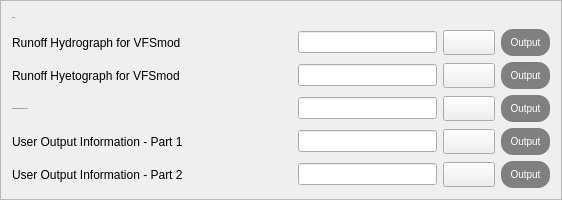
             <widget class="QFrame" name="frame_9">
              <property name="minimumSize">
               <size>
                <width>0</width>
                <height>200</height>
               </size>
              </property>
              <property name="frameShape">
               <enum>QFrame::StyledPanel</enum>
              </property>
              <property name="frameShadow">
               <enum>QFrame::Raised</enum>
              </property>
              <layout class="QGridLayout" name="gridLayout_13">
               <item row="0" column="0">
                <widget class="QLabel" name="label_34">
                 <property name="font">
                  <font>
                   <family>Georgia</family>
                   <pointsize>-1</pointsize>
                  </font>
                 </property>
                 <property name="text">
                  <string>Outputs</string>
                 </property>
                </widget>
               </item>
               <item row="1" column="0">
                <layout class="QHBoxLayout" name="horizontalLayout_15">
                 <item>
                  <widget class="QLabel" name="label_16">
                   <property name="minimumSize">
                    <size>
                     <width>280</width>
                     <height>24</height>
                    </size>
                   </property>
                   <property name="text">
                    <string>Runoff Hydrograph for VFSmod</string>
                   </property>
                  </widget>
                 </item>
                 <item>
                  <widget class="QLineEdit" name="line_hydrograph">
                   <property name="minimumSize">
                    <size>
                     <width>139</width>
                     <height>21</height>
                    </size>
                   </property>
                   <property name="alignment">
                    <set>Qt::AlignCenter</set>
                   </property>
                  </widget>
                 </item>
                 <item>
                  <widget class="QPushButton" name="browse_hydrograph">
                   <property name="minimumSize">
                    <size>
                     <width>52</width>
                     <height>25</height>
                    </size>
                   </property>
                   <property name="text">
                    <string/>
                   </property>
                   <property name="icon">
                    <iconset>
                     <normaloff>:/icons/images/search.svg</normaloff>:/icons/images/search.svg</iconset>
                   </property>
                  </widget>
                 </item>
                 <item>
                  <widget class="QPushButton" name="output_hydrograph">
                   <property name="minimumSize">
                    <size>
                     <width>49</width>
                     <height>25</height>
                    </size>
                   </property>
                   <property name="styleSheet">
                    <string notr="true">QPushButton {
                    background-color: #808080;
                    border: none;
                    color: white;
                    padding: 7px 7px;
                    text-align: center;
                    text-decoration: none;
                    font-size: 10px;
                    margin: 0px 0px;
                    cursor: pointer;
                    border-radius: 12px;
                }
                QPushButton:hover {
                    background-color: #45a049; /* Verde oscuro al pasar el ratón */
                }</string>
                   </property>
                   <property name="text">
                    <string>Output</string>
                   </property>
                  </widget>
                 </item>
                </layout>
               </item>
               <item row="2" column="0">
                <layout class="QHBoxLayout" name="horizontalLayout_16">
                 <item>
                  <widget class="QLabel" name="label_35">
                   <property name="minimumSize">
                    <size>
                     <width>280</width>
                     <height>24</height>
                    </size>
                   </property>
                   <property name="text">
                    <string>Runoff Hyetograph for VFSmod</string>
                   </property>
                  </widget>
                 </item>
                 <item>
                  <widget class="QLineEdit" name="line_hyetograph">
                   <property name="minimumSize">
                    <size>
                     <width>139</width>
                     <height>21</height>
                    </size>
                   </property>
                   <property name="alignment">
                    <set>Qt::AlignCenter</set>
                   </property>
                  </widget>
                 </item>
                 <item>
                  <widget class="QPushButton" name="browse_hyetograph">
                   <property name="minimumSize">
                    <size>
                     <width>52</width>
                     <height>25</height>
                    </size>
                   </property>
                   <property name="text">
                    <string/>
                   </property>
                   <property name="icon">
                    <iconset>
                     <normaloff>:/icons/images/search.svg</normaloff>:/icons/images/search.svg</iconset>
                   </property>
                  </widget>
                 </item>
                 <item>
                  <widget class="QPushButton" name="output_hyetograph">
                   <property name="minimumSize">
                    <size>
                     <width>49</width>
                     <height>25</height>
                    </size>
                   </property>
                   <property name="styleSheet">
                    <string notr="true">QPushButton {
                    background-color: #808080;
                    border: none;
                    color: white;
                    padding: 7px 7px;
                    text-align: center;
                    text-decoration: none;
                    font-size: 10px;
                    margin: 0px 0px;
                    cursor: pointer;
                    border-radius: 12px;
                }
                QPushButton:hover {
                    background-color: #45a049; /* Verde oscuro al pasar el ratón */
                }</string>
                   </property>
                   <property name="text">
                    <string>Output</string>
                   </property>
                  </widget>
                 </item>
                </layout>
               </item>
               <item row="3" column="0">
                <layout class="QHBoxLayout" name="horizontalLayout_30">
                 <item>
                  <widget class="QLabel" name="label_36">
                   <property name="minimumSize">
                    <size>
                     <width>280</width>
                     <height>24</height>
                    </size>
                   </property>
                   <property name="font">
                    <font>
                     <family>Georgia</family>
                     <pointsize>-1</pointsize>
                    </font>
                   </property>
                   <property name="text">
                    <string>Incoming Sedimentograph for VFSmod</string>
                   </property>
                  </widget>
                 </item>
                 <item>
                  <widget class="QLineEdit" name="line_sedimentograph">
                   <property name="minimumSize">
                    <size>
                     <width>139</width>
                     <height>21</height>
                    </size>
                   </property>
                   <property name="alignment">
                    <set>Qt::AlignCenter</set>
                   </property>
                  </widget>
                 </item>
                 <item>
                  <widget class="QPushButton" name="browse_sedimentograph">
                   <property name="minimumSize">
                    <size>
                     <width>52</width>
                     <height>25</height>
                    </size>
                   </property>
                   <property name="text">
                    <string/>
                   </property>
                   <property name="icon">
                    <iconset>
                     <normaloff>:/icons/images/search.svg</normaloff>:/icons/images/search.svg</iconset>
                   </property>
                  </widget>
                 </item>
                 <item>
                  <widget class="QPushButton" name="output_sedimentograph">
                   <property name="minimumSize">
                    <size>
                     <width>49</width>
                     <height>25</height>
                    </size>
                   </property>
                   <property name="styleSheet">
                    <string notr="true">QPushButton {
                    background-color: #808080;
                    border: none;
                    color: white;
                    padding: 7px 7px;
                    text-align: center;
                    text-decoration: none;
                    font-size: 10px;
                    margin: 0px 0px;
                    cursor: pointer;
                    border-radius: 12px;
                }
                QPushButton:hover {
                    background-color: #45a049; /* Verde oscuro al pasar el ratón */
                }</string>
                   </property>
                   <property name="text">
                    <string>Output</string>
                   </property>
                  </widget>
                 </item>
                </layout>
               </item>
               <item row="4" column="0">
                <layout class="QHBoxLayout" name="horizontalLayout_31">
                 <item>
                  <widget class="QLabel" name="label_37">
                   <property name="minimumSize">
                    <size>
                     <width>280</width>
                     <height>24</height>
                    </size>
                   </property>
                   <property name="text">
                    <string>User Output Information - Part 1</string>
                   </property>
                  </widget>
                 </item>
                 <item>
                  <widget class="QLineEdit" name="line_output_1">
                   <property name="minimumSize">
                    <size>
                     <width>139</width>
                     <height>21</height>
                    </size>
                   </property>
                   <property name="alignment">
                    <set>Qt::AlignCenter</set>
                   </property>
                  </widget>
                 </item>
                 <item>
                  <widget class="QPushButton" name="browse_output1">
                   <property name="minimumSize">
                    <size>
                     <width>52</width>
                     <height>25</height>
                    </size>
                   </property>
                   <property name="text">
                    <string/>
                   </property>
                   <property name="icon">
                    <iconset>
                     <normaloff>:/icons/images/search.svg</normaloff>:/icons/images/search.svg</iconset>
                   </property>
                  </widget>
                 </item>
                 <item>
                  <widget class="QPushButton" name="output_output1">
                   <property name="minimumSize">
                    <size>
                     <width>49</width>
                     <height>25</height>
                    </size>
                   </property>
                   <property name="styleSheet">
                    <string notr="true">QPushButton {
                    background-color: #808080;
                    border: none;
                    color: white;
                    padding: 7px 7px;
                    text-align: center;
                    text-decoration: none;
                    font-size: 10px;
                    margin: 0px 0px;
                    cursor: pointer;
                    border-radius: 12px;
                }
                QPushButton:hover {
                    background-color: #45a049; /* Verde oscuro al pasar el ratón */
                }</string>
                   </property>
                   <property name="text">
                    <string>Output</string>
                   </property>
                  </widget>
                 </item>
                </layout>
               </item>
               <item row="5" column="0">
                <layout class="QHBoxLayout" name="horizontalLayout_32">
                 <item>
                  <widget class="QLabel" name="label_38">
                   <property name="minimumSize">
                    <size>
                     <width>280</width>
                     <height>24</height>
                    </size>
                   </property>
                   <property name="text">
                    <string>User Output Information - Part 2</string>
                   </property>
                  </widget>
                 </item>
                 <item>
                  <widget class="QLineEdit" name="line_output_2">
                   <property name="minimumSize">
                    <size>
                     <width>139</width>
                     <height>21</height>
                    </size>
                   </property>
                   <property name="alignment">
                    <set>Qt::AlignCenter</set>
                   </property>
                  </widget>
                 </item>
                 <item>
                  <widget class="QPushButton" name="browse_output2">
                   <property name="minimumSize">
                    <size>
                     <width>52</width>
                     <height>25</height>
                    </size>
                   </property>
                   <property name="text">
                    <string/>
                   </property>
                   <property name="icon">
                    <iconset>
                     <normaloff>:/icons/images/search.svg</normaloff>:/icons/images/search.svg</iconset>
                   </property>
                  </widget>
                 </item>
                 <item>
                  <widget class="QPushButton" name="output_output2">
                   <property name="minimumSize">
                    <size>
                     <width>49</width>
                     <height>25</height>
                    </size>
                   </property>
                   <property name="styleSheet">
                    <string notr="true">QPushButton {
                    background-color: #808080;
                    border: none;
                    color: white;
                    padding: 7px 7px;
                    text-align: center;
                    text-decoration: none;
                    font-size: 10px;
                    margin: 0px 0px;
                    cursor: pointer;
                    border-radius: 12px;
                }
                QPushButton:hover {
                    background-color: #45a049; /* Verde oscuro al pasar el ratón */
                }</string>
                   </property>
                   <property name="text">
                    <string>Output</string>
                   </property>
                  </widget>
                 </item>
                </layout>
               </item>
              </layout>
             </widget>
